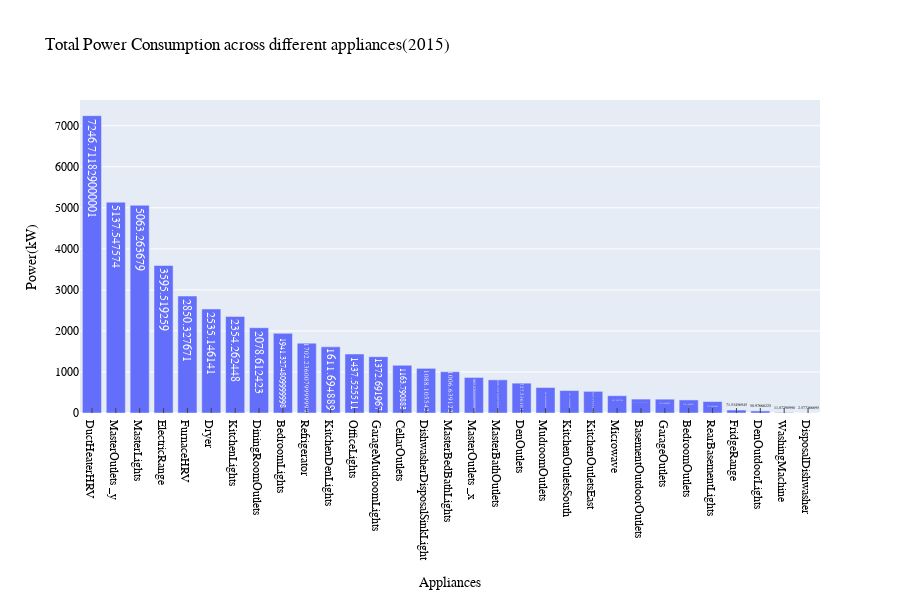
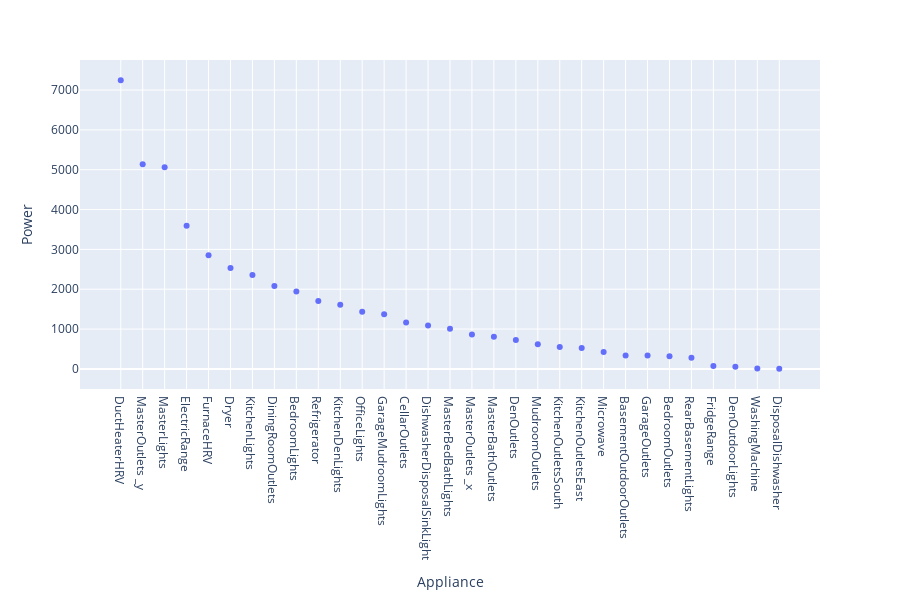

These figures' notebook cell, in order:
### Code cell
fig = px.bar(HomeA_2015, x='Appliance', y='Power', title='Total Power Consumption across different appliances(2015)', text='Power')
fig.update_xaxes(ticks='inside',title_font=dict(family='Georgia', color='black'),tickfont=dict(family='Georgia', color='black'))
fig.update_yaxes(title_font=dict(family='Georgia', color='black'),tickfont=dict(family='Georgia', color='black'))
fig.update_layout(font=dict(family='Georgia',color='black'),xaxis_title='Appliances', yaxis_title='Power(kW)')
fig.show()

fig_A = px.scatter(HomeA_2015, x="Appliance", y="Power")
fig_A.show()

### Figure 1 — Plotly figure (JSON) as saved in the notebook; plotly's stock layout.template omitted (floating-point values rounded to 4 significant figures)
{"data": [{"alignmentgroup": "True", "hoverlabel": {"namelength": 0}, "hovertemplate": "Appliance=%{x}<br>Power=%{text}", "legendgroup": "", "marker": {"color": "#636efa"}, "name": "", "offsetgroup": "", "orientation": "v", "showlegend": false, "text": [7247.0, 5138.0, 5063.0, 3596.0, 2850.0, 2535.0, 2354.0, 2079.0, 1941.0, 1702.0, 1612.0, 1438.0, 1373.0, 1164.0, 1088.0, 1007.0, 865.8, 808.7, 727.5, 621.0, 547.1, 527.7, 421.3, 339.0, 336.6, 318.2, 279.1, 71.53, 50.98, 11.07, 2.577], "textposition": "auto", "type": "bar", "x": ["DuctHeaterHRV ", "MasterOutlets _y", "MasterLights ", "ElectricRange ", "FurnaceHRV ", "Dryer ", "KitchenLights ", "DiningRoomOutlets ", "BedroomLights ", "Refrigerator ", "KitchenDenLights ", "OfficeLights ", "GarageMudroomLights ", "CellarOutlets ", "DishwasherDisposalSinkLight ", "MasterBedBathLights ", "MasterOutlets _x", "MasterBathOutlets ", "DenOutlets ", "MudroomOutlets ", "KitchenOutletsSouth ", "KitchenOutletsEast ", "Microwave ", "BasementOutdoorOutlets ", "GarageOutlets ", "BedroomOutlets ", "RearBasementLights ", "FridgeRange ", "DenOutdoorLights ", "WashingMachine ", "DisposalDishwasher "], "xaxis": "x", "y": [7247.0, 5138.0, 5063.0, 3596.0, 2850.0, 2535.0, 2354.0, 2079.0, 1941.0, 1702.0, 1612.0, 1438.0, 1373.0, 1164.0, 1088.0, 1007.0, 865.8, 808.7, 727.5, 621.0, 547.1, 527.7, 421.3, 339.0, 336.6, 318.2, 279.1, 71.53, 50.98, 11.07, 2.577], "yaxis": "y"}], "layout": {"barmode": "relative", "font": {"color": "black", "family": "Georgia"}, "height": 600, "legend": {"tracegroupgap": 0}, "title": {"text": "Total Power Consumption across different appliances(2015)"}, "xaxis": {"anchor": "y", "domain": [0, 1], "tickfont": {"color": "black", "family": "Georgia"}, "ticks": "inside", "title": {"text": "Appliances"}}, "yaxis": {"anchor": "x", "domain": [0, 1], "tickfont": {"color": "black", "family": "Georgia"}, "title": {"text": "Power(kW)"}}}}

### Figure 2 — Plotly figure (JSON) as saved in the notebook; plotly's stock layout.template omitted (floating-point values rounded to 4 significant figures)
{"data": [{"hoverlabel": {"namelength": 0}, "hovertemplate": "Appliance=%{x}<br>Power=%{y}", "legendgroup": "", "marker": {"color": "#636efa", "symbol": "circle"}, "mode": "markers", "name": "", "showlegend": false, "type": "scatter", "x": ["DuctHeaterHRV ", "MasterOutlets _y", "MasterLights ", "ElectricRange ", "FurnaceHRV ", "Dryer ", "KitchenLights ", "DiningRoomOutlets ", "BedroomLights ", "Refrigerator ", "KitchenDenLights ", "OfficeLights ", "GarageMudroomLights ", "CellarOutlets ", "DishwasherDisposalSinkLight ", "MasterBedBathLights ", "MasterOutlets _x", "MasterBathOutlets ", "DenOutlets ", "MudroomOutlets ", "KitchenOutletsSouth ", "KitchenOutletsEast ", "Microwave ", "BasementOutdoorOutlets ", "GarageOutlets ", "BedroomOutlets ", "RearBasementLights ", "FridgeRange ", "DenOutdoorLights ", "WashingMachine ", "DisposalDishwasher "], "xaxis": "x", "y": [7247.0, 5138.0, 5063.0, 3596.0, 2850.0, 2535.0, 2354.0, 2079.0, 1941.0, 1702.0, 1612.0, 1438.0, 1373.0, 1164.0, 1088.0, 1007.0, 865.8, 808.7, 727.5, 621.0, 547.1, 527.7, 421.3, 339.0, 336.6, 318.2, 279.1, 71.53, 50.98, 11.07, 2.577], "yaxis": "y"}], "layout": {"height": 600, "legend": {"tracegroupgap": 0}, "margin": {"t": 60}, "xaxis": {"anchor": "y", "domain": [0, 1], "title": {"text": "Appliance"}}, "yaxis": {"anchor": "x", "domain": [0, 1], "title": {"text": "Power"}}}}
